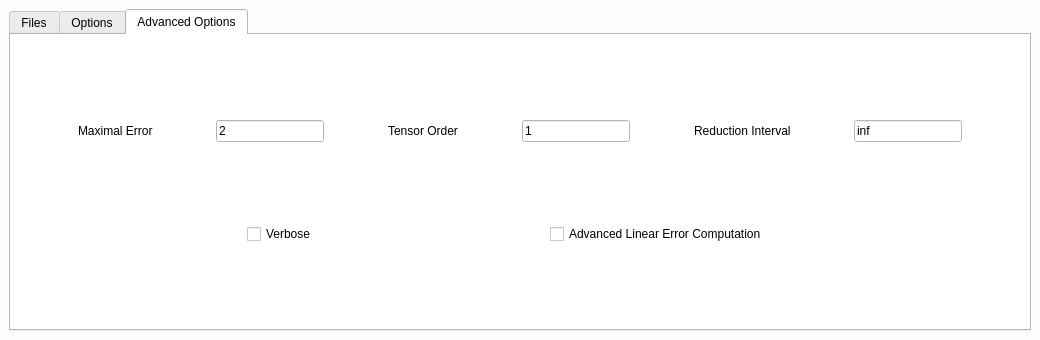
<?xml version="1.0" encoding="UTF-8"?>
<ui version="4.0">
 <class>MainWindow</class>
 <widget class="QMainWindow" name="MainWindow">
  <property name="geometry">
   <rect>
    <x>0</x>
    <y>0</y>
    <width>1040</width>
    <height>340</height>
   </rect>
  </property>
  <property name="palette">
   <palette>
    <active>
     <colorrole role="WindowText">
      <brush brushstyle="SolidPattern">
       <color alpha="255">
        <red>0</red>
        <green>0</green>
        <blue>0</blue>
       </color>
      </brush>
     </colorrole>
     <colorrole role="Button">
      <brush brushstyle="SolidPattern">
       <color alpha="255">
        <red>255</red>
        <green>253</green>
        <blue>254</blue>
       </color>
      </brush>
     </colorrole>
     <colorrole role="Light">
      <brush brushstyle="SolidPattern">
       <color alpha="255">
        <red>255</red>
        <green>255</green>
        <blue>255</blue>
       </color>
      </brush>
     </colorrole>
     <colorrole role="Midlight">
      <brush brushstyle="SolidPattern">
       <color alpha="255">
        <red>255</red>
        <green>254</green>
        <blue>254</blue>
       </color>
      </brush>
     </colorrole>
     <colorrole role="Dark">
      <brush brushstyle="SolidPattern">
       <color alpha="255">
        <red>127</red>
        <green>126</green>
        <blue>127</blue>
       </color>
      </brush>
     </colorrole>
     <colorrole role="Mid">
      <brush brushstyle="SolidPattern">
       <color alpha="255">
        <red>170</red>
        <green>169</green>
        <blue>169</blue>
       </color>
      </brush>
     </colorrole>
     <colorrole role="Text">
      <brush brushstyle="SolidPattern">
       <color alpha="255">
        <red>0</red>
        <green>0</green>
        <blue>0</blue>
       </color>
      </brush>
     </colorrole>
     <colorrole role="BrightText">
      <brush brushstyle="SolidPattern">
       <color alpha="255">
        <red>255</red>
        <green>255</green>
        <blue>255</blue>
       </color>
      </brush>
     </colorrole>
     <colorrole role="ButtonText">
      <brush brushstyle="SolidPattern">
       <color alpha="255">
        <red>0</red>
        <green>0</green>
        <blue>0</blue>
       </color>
      </brush>
     </colorrole>
     <colorrole role="Base">
      <brush brushstyle="SolidPattern">
       <color alpha="255">
        <red>255</red>
        <green>255</green>
        <blue>255</blue>
       </color>
      </brush>
     </colorrole>
     <colorrole role="Window">
      <brush brushstyle="SolidPattern">
       <color alpha="255">
        <red>255</red>
        <green>253</green>
        <blue>254</blue>
       </color>
      </brush>
     </colorrole>
     <colorrole role="Shadow">
      <brush brushstyle="SolidPattern">
       <color alpha="255">
        <red>0</red>
        <green>0</green>
        <blue>0</blue>
       </color>
      </brush>
     </colorrole>
     <colorrole role="AlternateBase">
      <brush brushstyle="SolidPattern">
       <color alpha="255">
        <red>255</red>
        <green>254</green>
        <blue>254</blue>
       </color>
      </brush>
     </colorrole>
     <colorrole role="ToolTipBase">
      <brush brushstyle="SolidPattern">
       <color alpha="255">
        <red>255</red>
        <green>255</green>
        <blue>220</blue>
       </color>
      </brush>
     </colorrole>
     <colorrole role="ToolTipText">
      <brush brushstyle="SolidPattern">
       <color alpha="255">
        <red>0</red>
        <green>0</green>
        <blue>0</blue>
       </color>
      </brush>
     </colorrole>
    </active>
    <inactive>
     <colorrole role="WindowText">
      <brush brushstyle="SolidPattern">
       <color alpha="255">
        <red>0</red>
        <green>0</green>
        <blue>0</blue>
       </color>
      </brush>
     </colorrole>
     <colorrole role="Button">
      <brush brushstyle="SolidPattern">
       <color alpha="255">
        <red>255</red>
        <green>253</green>
        <blue>254</blue>
       </color>
      </brush>
     </colorrole>
     <colorrole role="Light">
      <brush brushstyle="SolidPattern">
       <color alpha="255">
        <red>255</red>
        <green>255</green>
        <blue>255</blue>
       </color>
      </brush>
     </colorrole>
     <colorrole role="Midlight">
      <brush brushstyle="SolidPattern">
       <color alpha="255">
        <red>255</red>
        <green>254</green>
        <blue>254</blue>
       </color>
      </brush>
     </colorrole>
     <colorrole role="Dark">
      <brush brushstyle="SolidPattern">
       <color alpha="255">
        <red>127</red>
        <green>126</green>
        <blue>127</blue>
       </color>
      </brush>
     </colorrole>
     <colorrole role="Mid">
      <brush brushstyle="SolidPattern">
       <color alpha="255">
        <red>170</red>
        <green>169</green>
        <blue>169</blue>
       </color>
      </brush>
     </colorrole>
     <colorrole role="Text">
      <brush brushstyle="SolidPattern">
       <color alpha="255">
        <red>0</red>
        <green>0</green>
        <blue>0</blue>
       </color>
      </brush>
     </colorrole>
     <colorrole role="BrightText">
      <brush brushstyle="SolidPattern">
       <color alpha="255">
        <red>255</red>
        <green>255</green>
        <blue>255</blue>
       </color>
      </brush>
     </colorrole>
     <colorrole role="ButtonText">
      <brush brushstyle="SolidPattern">
       <color alpha="255">
        <red>0</red>
        <green>0</green>
        <blue>0</blue>
       </color>
      </brush>
     </colorrole>
     <colorrole role="Base">
      <brush brushstyle="SolidPattern">
       <color alpha="255">
        <red>255</red>
        <green>255</green>
        <blue>255</blue>
       </color>
      </brush>
     </colorrole>
     <colorrole role="Window">
      <brush brushstyle="SolidPattern">
       <color alpha="255">
        <red>255</red>
        <green>253</green>
        <blue>254</blue>
       </color>
      </brush>
     </colorrole>
     <colorrole role="Shadow">
      <brush brushstyle="SolidPattern">
       <color alpha="255">
        <red>0</red>
        <green>0</green>
        <blue>0</blue>
       </color>
      </brush>
     </colorrole>
     <colorrole role="AlternateBase">
      <brush brushstyle="SolidPattern">
       <color alpha="255">
        <red>255</red>
        <green>254</green>
        <blue>254</blue>
       </color>
      </brush>
     </colorrole>
     <colorrole role="ToolTipBase">
      <brush brushstyle="SolidPattern">
       <color alpha="255">
        <red>255</red>
        <green>255</green>
        <blue>220</blue>
       </color>
      </brush>
     </colorrole>
     <colorrole role="ToolTipText">
      <brush brushstyle="SolidPattern">
       <color alpha="255">
        <red>0</red>
        <green>0</green>
        <blue>0</blue>
       </color>
      </brush>
     </colorrole>
    </inactive>
    <disabled>
     <colorrole role="WindowText">
      <brush brushstyle="SolidPattern">
       <color alpha="255">
        <red>127</red>
        <green>126</green>
        <blue>127</blue>
       </color>
      </brush>
     </colorrole>
     <colorrole role="Button">
      <brush brushstyle="SolidPattern">
       <color alpha="255">
        <red>255</red>
        <green>253</green>
        <blue>254</blue>
       </color>
      </brush>
     </colorrole>
     <colorrole role="Light">
      <brush brushstyle="SolidPattern">
       <color alpha="255">
        <red>255</red>
        <green>255</green>
        <blue>255</blue>
       </color>
      </brush>
     </colorrole>
     <colorrole role="Midlight">
      <brush brushstyle="SolidPattern">
       <color alpha="255">
        <red>255</red>
        <green>254</green>
        <blue>254</blue>
       </color>
      </brush>
     </colorrole>
     <colorrole role="Dark">
      <brush brushstyle="SolidPattern">
       <color alpha="255">
        <red>127</red>
        <green>126</green>
        <blue>127</blue>
       </color>
      </brush>
     </colorrole>
     <colorrole role="Mid">
      <brush brushstyle="SolidPattern">
       <color alpha="255">
        <red>170</red>
        <green>169</green>
        <blue>169</blue>
       </color>
      </brush>
     </colorrole>
     <colorrole role="Text">
      <brush brushstyle="SolidPattern">
       <color alpha="255">
        <red>127</red>
        <green>126</green>
        <blue>127</blue>
       </color>
      </brush>
     </colorrole>
     <colorrole role="BrightText">
      <brush brushstyle="SolidPattern">
       <color alpha="255">
        <red>255</red>
        <green>255</green>
        <blue>255</blue>
       </color>
      </brush>
     </colorrole>
     <colorrole role="ButtonText">
      <brush brushstyle="SolidPattern">
       <color alpha="255">
        <red>127</red>
        <green>126</green>
        <blue>127</blue>
       </color>
      </brush>
     </colorrole>
     <colorrole role="Base">
      <brush brushstyle="SolidPattern">
       <color alpha="255">
        <red>255</red>
        <green>253</green>
        <blue>254</blue>
       </color>
      </brush>
     </colorrole>
     <colorrole role="Window">
      <brush brushstyle="SolidPattern">
       <color alpha="255">
        <red>255</red>
        <green>253</green>
        <blue>254</blue>
       </color>
      </brush>
     </colorrole>
     <colorrole role="Shadow">
      <brush brushstyle="SolidPattern">
       <color alpha="255">
        <red>0</red>
        <green>0</green>
        <blue>0</blue>
       </color>
      </brush>
     </colorrole>
     <colorrole role="AlternateBase">
      <brush brushstyle="SolidPattern">
       <color alpha="255">
        <red>255</red>
        <green>253</green>
        <blue>254</blue>
       </color>
      </brush>
     </colorrole>
     <colorrole role="ToolTipBase">
      <brush brushstyle="SolidPattern">
       <color alpha="255">
        <red>255</red>
        <green>255</green>
        <blue>220</blue>
       </color>
      </brush>
     </colorrole>
     <colorrole role="ToolTipText">
      <brush brushstyle="SolidPattern">
       <color alpha="255">
        <red>0</red>
        <green>0</green>
        <blue>0</blue>
       </color>
      </brush>
     </colorrole>
    </disabled>
   </palette>
  </property>
  <property name="windowTitle">
   <string>MainWindow</string>
  </property>
  <widget class="QWidget" name="centralwidget">
   <layout class="QGridLayout" name="gridLayout">
    <item row="0" column="0">
     <widget class="QTabWidget" name="tabs">
      <property name="currentIndex">
       <number>2</number>
      </property>
      <widget class="QWidget" name="files_widget">
       <attribute name="title">
        <string>Files</string>
       </attribute>
       <layout class="QGridLayout" name="gridLayout_2">
        <item row="0" column="0">
         <layout class="QVBoxLayout" name="verticalLayout">
          <item>
           <spacer name="verticalSpacer">
            <property name="orientation">
             <enum>Qt::Vertical</enum>
            </property>
            <property name="sizeHint" stdset="0">
             <size>
              <width>20</width>
              <height>40</height>
             </size>
            </property>
           </spacer>
          </item>
          <item>
           <layout class="QHBoxLayout" name="horizontalLayout">
            <item>
             <spacer name="horizontalSpacer">
              <property name="orientation">
               <enum>Qt::Horizontal</enum>
              </property>
              <property name="sizeHint" stdset="0">
               <size>
                <width>40</width>
                <height>20</height>
               </size>
              </property>
             </spacer>
            </item>
            <item>
             <widget class="QLineEdit" name="input_line">
              <property name="palette">
               <palette>
                <active>
                 <colorrole role="WindowText">
                  <brush brushstyle="SolidPattern">
                   <color alpha="255">
                    <red>0</red>
                    <green>0</green>
                    <blue>0</blue>
                   </color>
                  </brush>
                 </colorrole>
                 <colorrole role="Text">
                  <brush brushstyle="SolidPattern">
                   <color alpha="255">
                    <red>113</red>
                    <green>113</green>
                    <blue>113</blue>
                   </color>
                  </brush>
                 </colorrole>
                </active>
                <inactive>
                 <colorrole role="WindowText">
                  <brush brushstyle="SolidPattern">
                   <color alpha="255">
                    <red>0</red>
                    <green>0</green>
                    <blue>0</blue>
                   </color>
                  </brush>
                 </colorrole>
                 <colorrole role="Text">
                  <brush brushstyle="SolidPattern">
                   <color alpha="255">
                    <red>113</red>
                    <green>113</green>
                    <blue>113</blue>
                   </color>
                  </brush>
                 </colorrole>
                </inactive>
                <disabled>
                 <colorrole role="WindowText">
                  <brush brushstyle="SolidPattern">
                   <color alpha="255">
                    <red>127</red>
                    <green>126</green>
                    <blue>127</blue>
                   </color>
                  </brush>
                 </colorrole>
                 <colorrole role="Text">
                  <brush brushstyle="SolidPattern">
                   <color alpha="255">
                    <red>127</red>
                    <green>126</green>
                    <blue>127</blue>
                   </color>
                  </brush>
                 </colorrole>
                </disabled>
               </palette>
              </property>
              <property name="text">
               <string>Select input file</string>
              </property>
             </widget>
            </item>
            <item>
             <spacer name="horizontalSpacer_2">
              <property name="orientation">
               <enum>Qt::Horizontal</enum>
              </property>
              <property name="sizeHint" stdset="0">
               <size>
                <width>40</width>
                <height>20</height>
               </size>
              </property>
             </spacer>
            </item>
            <item>
             <widget class="QPushButton" name="infile_button">
              <property name="text">
               <string>Select File</string>
              </property>
             </widget>
            </item>
           </layout>
          </item>
          <item>
           <spacer name="verticalSpacer_2">
            <property name="orientation">
             <enum>Qt::Vertical</enum>
            </property>
            <property name="sizeHint" stdset="0">
             <size>
              <width>20</width>
              <height>40</height>
             </size>
            </property>
           </spacer>
          </item>
          <item>
           <layout class="QHBoxLayout" name="horizontalLayout_2">
            <item>
             <spacer name="horizontalSpacer_4">
              <property name="orientation">
               <enum>Qt::Horizontal</enum>
              </property>
              <property name="sizeHint" stdset="0">
               <size>
                <width>40</width>
                <height>20</height>
               </size>
              </property>
             </spacer>
            </item>
            <item>
             <widget class="QLineEdit" name="output_line">
              <property name="palette">
               <palette>
                <active>
                 <colorrole role="Text">
                  <brush brushstyle="SolidPattern">
                   <color alpha="255">
                    <red>94</red>
                    <green>94</green>
                    <blue>94</blue>
                   </color>
                  </brush>
                 </colorrole>
                </active>
                <inactive>
                 <colorrole role="Text">
                  <brush brushstyle="SolidPattern">
                   <color alpha="255">
                    <red>94</red>
                    <green>94</green>
                    <blue>94</blue>
                   </color>
                  </brush>
                 </colorrole>
                </inactive>
                <disabled>
                 <colorrole role="Text">
                  <brush brushstyle="SolidPattern">
                   <color alpha="255">
                    <red>127</red>
                    <green>126</green>
                    <blue>127</blue>
                   </color>
                  </brush>
                 </colorrole>
                </disabled>
               </palette>
              </property>
              <property name="text">
               <string>Select output file</string>
              </property>
             </widget>
            </item>
            <item>
             <spacer name="horizontalSpacer_5">
              <property name="orientation">
               <enum>Qt::Horizontal</enum>
              </property>
              <property name="sizeHint" stdset="0">
               <size>
                <width>40</width>
                <height>20</height>
               </size>
              </property>
             </spacer>
            </item>
            <item>
             <widget class="QPushButton" name="outfile_button">
              <property name="text">
               <string>Select File</string>
              </property>
             </widget>
            </item>
           </layout>
          </item>
          <item>
           <spacer name="verticalSpacer_3">
            <property name="orientation">
             <enum>Qt::Vertical</enum>
            </property>
            <property name="sizeHint" stdset="0">
             <size>
              <width>20</width>
              <height>18</height>
             </size>
            </property>
           </spacer>
          </item>
          <item>
           <layout class="QHBoxLayout" name="horizontalLayout_4">
            <item>
             <spacer name="horizontalSpacer_10">
              <property name="orientation">
               <enum>Qt::Horizontal</enum>
              </property>
              <property name="sizeHint" stdset="0">
               <size>
                <width>40</width>
                <height>20</height>
               </size>
              </property>
             </spacer>
            </item>
            <item>
             <widget class="QPushButton" name="convert_button">
              <property name="enabled">
               <bool>false</bool>
              </property>
              <property name="text">
               <string>Convert</string>
              </property>
             </widget>
            </item>
            <item>
             <spacer name="horizontalSpacer_11">
              <property name="orientation">
               <enum>Qt::Horizontal</enum>
              </property>
              <property name="sizeHint" stdset="0">
               <size>
                <width>40</width>
                <height>20</height>
               </size>
              </property>
             </spacer>
            </item>
           </layout>
          </item>
          <item>
           <spacer name="verticalSpacer_5">
            <property name="orientation">
             <enum>Qt::Vertical</enum>
            </property>
            <property name="sizeHint" stdset="0">
             <size>
              <width>20</width>
              <height>18</height>
             </size>
            </property>
           </spacer>
          </item>
         </layout>
        </item>
       </layout>
      </widget>
      <widget class="QWidget" name="options_widget">
       <attribute name="title">
        <string>Options</string>
       </attribute>
       <layout class="QGridLayout" name="gridLayout_3">
        <item row="0" column="0">
         <layout class="QVBoxLayout" name="verticalLayout_2">
          <item>
           <layout class="QHBoxLayout" name="horizontalLayout_5">
            <item>
             <spacer name="horizontalSpacer_12">
              <property name="orientation">
               <enum>Qt::Horizontal</enum>
              </property>
              <property name="sizeHint" stdset="0">
               <size>
                <width>18</width>
                <height>20</height>
               </size>
              </property>
             </spacer>
            </item>
            <item>
             <widget class="QLabel" name="label_3">
              <property name="text">
               <string>System</string>
              </property>
             </widget>
            </item>
            <item>
             <spacer name="horizontalSpacer_13">
              <property name="orientation">
               <enum>Qt::Horizontal</enum>
              </property>
              <property name="sizeHint" stdset="0">
               <size>
                <width>13</width>
                <height>20</height>
               </size>
              </property>
             </spacer>
            </item>
            <item>
             <widget class="QRadioButton" name="lin_cont_button">
              <property name="text">
               <string>Linear continuous</string>
              </property>
              <property name="checked">
               <bool>true</bool>
              </property>
              <attribute name="buttonGroup">
               <string notr="true">systemGroup</string>
              </attribute>
             </widget>
            </item>
            <item>
             <spacer name="horizontalSpacer_14">
              <property name="orientation">
               <enum>Qt::Horizontal</enum>
              </property>
              <property name="sizeHint" stdset="0">
               <size>
                <width>18</width>
                <height>20</height>
               </size>
              </property>
             </spacer>
            </item>
            <item>
             <widget class="QRadioButton" name="non_cont_button">
              <property name="text">
               <string>Non-linear continuous</string>
              </property>
              <attribute name="buttonGroup">
               <string notr="true">systemGroup</string>
              </attribute>
             </widget>
            </item>
            <item>
             <spacer name="horizontalSpacer_15">
              <property name="orientation">
               <enum>Qt::Horizontal</enum>
              </property>
              <property name="sizeHint" stdset="0">
               <size>
                <width>13</width>
                <height>20</height>
               </size>
              </property>
             </spacer>
            </item>
            <item>
             <widget class="QRadioButton" name="lin_hybrid_button">
              <property name="text">
               <string>Linear hybrid</string>
              </property>
              <attribute name="buttonGroup">
               <string notr="true">systemGroup</string>
              </attribute>
             </widget>
            </item>
            <item>
             <spacer name="horizontalSpacer_16">
              <property name="orientation">
               <enum>Qt::Horizontal</enum>
              </property>
              <property name="sizeHint" stdset="0">
               <size>
                <width>18</width>
                <height>20</height>
               </size>
              </property>
             </spacer>
            </item>
            <item>
             <widget class="QRadioButton" name="non_hybrid_button">
              <property name="text">
               <string>Non-linear hybrid</string>
              </property>
              <attribute name="buttonGroup">
               <string notr="true">systemGroup</string>
              </attribute>
             </widget>
            </item>
            <item>
             <spacer name="horizontalSpacer_24">
              <property name="orientation">
               <enum>Qt::Horizontal</enum>
              </property>
              <property name="sizeHint" stdset="0">
               <size>
                <width>18</width>
                <height>20</height>
               </size>
              </property>
             </spacer>
            </item>
           </layout>
          </item>
          <item>
           <spacer name="verticalSpacer_10">
            <property name="orientation">
             <enum>Qt::Vertical</enum>
            </property>
            <property name="sizeHint" stdset="0">
             <size>
              <width>20</width>
              <height>13</height>
             </size>
            </property>
           </spacer>
          </item>
          <item>
           <layout class="QHBoxLayout" name="horizontalLayout_6">
            <item>
             <spacer name="horizontalSpacer_17">
              <property name="orientation">
               <enum>Qt::Horizontal</enum>
              </property>
              <property name="sizeHint" stdset="0">
               <size>
                <width>18</width>
                <height>20</height>
               </size>
              </property>
             </spacer>
            </item>
            <item>
             <widget class="QLabel" name="label_4">
              <property name="text">
               <string>Taylor Terms</string>
              </property>
             </widget>
            </item>
            <item>
             <spacer name="horizontalSpacer_18">
              <property name="orientation">
               <enum>Qt::Horizontal</enum>
              </property>
              <property name="sizeHint" stdset="0">
               <size>
                <width>18</width>
                <height>20</height>
               </size>
              </property>
             </spacer>
            </item>
            <item>
             <widget class="QLineEdit" name="taylor">
              <property name="text">
               <string>10</string>
              </property>
             </widget>
            </item>
            <item>
             <spacer name="horizontalSpacer_19">
              <property name="orientation">
               <enum>Qt::Horizontal</enum>
              </property>
              <property name="sizeHint" stdset="0">
               <size>
                <width>40</width>
                <height>20</height>
               </size>
              </property>
             </spacer>
            </item>
            <item>
             <widget class="QLabel" name="label_5">
              <property name="text">
               <string>Zonotope Order</string>
              </property>
             </widget>
            </item>
            <item>
             <spacer name="horizontalSpacer_20">
              <property name="orientation">
               <enum>Qt::Horizontal</enum>
              </property>
              <property name="sizeHint" stdset="0">
               <size>
                <width>40</width>
                <height>20</height>
               </size>
              </property>
             </spacer>
            </item>
            <item>
             <widget class="QLineEdit" name="zonotope">
              <property name="text">
               <string>20</string>
              </property>
             </widget>
            </item>
            <item>
             <spacer name="horizontalSpacer_21">
              <property name="orientation">
               <enum>Qt::Horizontal</enum>
              </property>
              <property name="sizeHint" stdset="0">
               <size>
                <width>40</width>
                <height>20</height>
               </size>
              </property>
             </spacer>
            </item>
            <item>
             <widget class="QLabel" name="label_6">
              <property name="text">
               <string>Polytope Order</string>
              </property>
             </widget>
            </item>
            <item>
             <spacer name="horizontalSpacer_22">
              <property name="orientation">
               <enum>Qt::Horizontal</enum>
              </property>
              <property name="sizeHint" stdset="0">
               <size>
                <width>40</width>
                <height>20</height>
               </size>
              </property>
             </spacer>
            </item>
            <item>
             <widget class="QLineEdit" name="polytope">
              <property name="text">
               <string>10</string>
              </property>
             </widget>
            </item>
            <item>
             <spacer name="horizontalSpacer_23">
              <property name="orientation">
               <enum>Qt::Horizontal</enum>
              </property>
              <property name="sizeHint" stdset="0">
               <size>
                <width>40</width>
                <height>20</height>
               </size>
              </property>
             </spacer>
            </item>
           </layout>
          </item>
          <item>
           <spacer name="verticalSpacer_9">
            <property name="orientation">
             <enum>Qt::Vertical</enum>
            </property>
            <property name="sizeHint" stdset="0">
             <size>
              <width>20</width>
              <height>18</height>
             </size>
            </property>
           </spacer>
          </item>
          <item>
           <layout class="QHBoxLayout" name="horizontalLayout_7">
            <item>
             <spacer name="horizontalSpacer_25">
              <property name="orientation">
               <enum>Qt::Horizontal</enum>
              </property>
              <property name="sizeHint" stdset="0">
               <size>
                <width>18</width>
                <height>20</height>
               </size>
              </property>
             </spacer>
            </item>
            <item>
             <widget class="QLabel" name="label_9">
              <property name="text">
               <string>Guard Intersect</string>
              </property>
             </widget>
            </item>
            <item>
             <spacer name="horizontalSpacer_26">
              <property name="orientation">
               <enum>Qt::Horizontal</enum>
              </property>
              <property name="sizeHint" stdset="0">
               <size>
                <width>18</width>
                <height>20</height>
               </size>
              </property>
             </spacer>
            </item>
            <item>
             <widget class="QLineEdit" name="guard">
              <property name="text">
               <string>polytope</string>
              </property>
             </widget>
            </item>
            <item>
             <spacer name="horizontalSpacer_27">
              <property name="orientation">
               <enum>Qt::Horizontal</enum>
              </property>
              <property name="sizeHint" stdset="0">
               <size>
                <width>40</width>
                <height>20</height>
               </size>
              </property>
             </spacer>
            </item>
            <item>
             <widget class="QLabel" name="label_7">
              <property name="text">
               <string>Reduction Technique</string>
              </property>
             </widget>
            </item>
            <item>
             <spacer name="horizontalSpacer_28">
              <property name="orientation">
               <enum>Qt::Horizontal</enum>
              </property>
              <property name="sizeHint" stdset="0">
               <size>
                <width>40</width>
                <height>20</height>
               </size>
              </property>
             </spacer>
            </item>
            <item>
             <widget class="QLineEdit" name="reduction">
              <property name="text">
               <string>girard</string>
              </property>
             </widget>
            </item>
            <item>
             <spacer name="horizontalSpacer_29">
              <property name="orientation">
               <enum>Qt::Horizontal</enum>
              </property>
              <property name="sizeHint" stdset="0">
               <size>
                <width>40</width>
                <height>20</height>
               </size>
              </property>
             </spacer>
            </item>
           </layout>
          </item>
          <item>
           <spacer name="verticalSpacer_8">
            <property name="orientation">
             <enum>Qt::Vertical</enum>
            </property>
            <property name="sizeHint" stdset="0">
             <size>
              <width>20</width>
              <height>18</height>
             </size>
            </property>
           </spacer>
          </item>
          <item>
           <layout class="QHBoxLayout" name="horizontalLayout_8">
            <item>
             <spacer name="horizontalSpacer_30">
              <property name="orientation">
               <enum>Qt::Horizontal</enum>
              </property>
              <property name="sizeHint" stdset="0">
               <size>
                <width>18</width>
                <height>20</height>
               </size>
              </property>
             </spacer>
            </item>
            <item>
             <widget class="QCheckBox" name="enclosure_button">
              <property name="text">
               <string>Enclosure enables</string>
              </property>
             </widget>
            </item>
            <item>
             <spacer name="horizontalSpacer_31">
              <property name="orientation">
               <enum>Qt::Horizontal</enum>
              </property>
              <property name="sizeHint" stdset="0">
               <size>
                <width>40</width>
                <height>20</height>
               </size>
              </property>
             </spacer>
            </item>
            <item>
             <widget class="QCheckBox" name="hyperplane_button">
              <property name="text">
               <string>Hyperplane Map</string>
              </property>
              <property name="checked">
               <bool>false</bool>
              </property>
             </widget>
            </item>
            <item>
             <spacer name="horizontalSpacer_32">
              <property name="orientation">
               <enum>Qt::Horizontal</enum>
              </property>
              <property name="sizeHint" stdset="0">
               <size>
                <width>40</width>
                <height>20</height>
               </size>
              </property>
             </spacer>
            </item>
            <item>
             <widget class="QCheckBox" name="origin_button">
              <property name="text">
               <string>Origin Contained</string>
              </property>
             </widget>
            </item>
            <item>
             <spacer name="horizontalSpacer_33">
              <property name="orientation">
               <enum>Qt::Horizontal</enum>
              </property>
              <property name="sizeHint" stdset="0">
               <size>
                <width>40</width>
                <height>20</height>
               </size>
              </property>
             </spacer>
            </item>
           </layout>
          </item>
          <item>
           <spacer name="verticalSpacer_7">
            <property name="orientation">
             <enum>Qt::Vertical</enum>
            </property>
            <property name="sizeHint" stdset="0">
             <size>
              <width>20</width>
              <height>18</height>
             </size>
            </property>
           </spacer>
          </item>
          <item>
           <layout class="QHBoxLayout" name="horizontalLayout_9">
            <item>
             <spacer name="horizontalSpacer_34">
              <property name="orientation">
               <enum>Qt::Horizontal</enum>
              </property>
              <property name="sizeHint" stdset="0">
               <size>
                <width>40</width>
                <height>20</height>
               </size>
              </property>
             </spacer>
            </item>
            <item>
             <widget class="QPushButton" name="okay_button">
              <property name="text">
               <string>Okay</string>
              </property>
             </widget>
            </item>
            <item>
             <spacer name="horizontalSpacer_35">
              <property name="orientation">
               <enum>Qt::Horizontal</enum>
              </property>
              <property name="sizeHint" stdset="0">
               <size>
                <width>40</width>
                <height>20</height>
               </size>
              </property>
             </spacer>
            </item>
           </layout>
          </item>
          <item>
           <spacer name="verticalSpacer_6">
            <property name="orientation">
             <enum>Qt::Vertical</enum>
            </property>
            <property name="sizeHint" stdset="0">
             <size>
              <width>20</width>
              <height>13</height>
             </size>
            </property>
           </spacer>
          </item>
         </layout>
        </item>
       </layout>
      </widget>
      <widget class="QWidget" name="advanced_widget">
       <attribute name="title">
        <string>Advanced Options</string>
       </attribute>
       <layout class="QGridLayout" name="gridLayout_5">
        <item row="0" column="0">
         <layout class="QGridLayout" name="gridLayout_4">
          <item row="0" column="1">
           <spacer name="verticalSpacer_4">
            <property name="orientation">
             <enum>Qt::Vertical</enum>
            </property>
            <property name="sizeHint" stdset="0">
             <size>
              <width>20</width>
              <height>13</height>
             </size>
            </property>
           </spacer>
          </item>
          <item row="1" column="0" colspan="2">
           <layout class="QHBoxLayout" name="horizontalLayout_3">
            <item>
             <spacer name="horizontalSpacer_3">
              <property name="orientation">
               <enum>Qt::Horizontal</enum>
              </property>
              <property name="sizeHint" stdset="0">
               <size>
                <width>40</width>
                <height>20</height>
               </size>
              </property>
             </spacer>
            </item>
            <item>
             <widget class="QLabel" name="label">
              <property name="text">
               <string>Maximal Error</string>
              </property>
             </widget>
            </item>
            <item>
             <spacer name="horizontalSpacer_6">
              <property name="orientation">
               <enum>Qt::Horizontal</enum>
              </property>
              <property name="sizeHint" stdset="0">
               <size>
                <width>40</width>
                <height>20</height>
               </size>
              </property>
             </spacer>
            </item>
            <item>
             <widget class="QLineEdit" name="maxError">
              <property name="text">
               <string>2</string>
              </property>
             </widget>
            </item>
            <item>
             <spacer name="horizontalSpacer_7">
              <property name="orientation">
               <enum>Qt::Horizontal</enum>
              </property>
              <property name="sizeHint" stdset="0">
               <size>
                <width>40</width>
                <height>20</height>
               </size>
              </property>
             </spacer>
            </item>
            <item>
             <widget class="QLabel" name="label_2">
              <property name="text">
               <string>Tensor Order</string>
              </property>
             </widget>
            </item>
            <item>
             <spacer name="horizontalSpacer_9">
              <property name="orientation">
               <enum>Qt::Horizontal</enum>
              </property>
              <property name="sizeHint" stdset="0">
               <size>
                <width>40</width>
                <height>20</height>
               </size>
              </property>
             </spacer>
            </item>
            <item>
             <widget class="QLineEdit" name="tensorOrder">
              <property name="text">
               <string>1</string>
              </property>
             </widget>
            </item>
            <item>
             <spacer name="horizontalSpacer_36">
              <property name="orientation">
               <enum>Qt::Horizontal</enum>
              </property>
              <property name="sizeHint" stdset="0">
               <size>
                <width>40</width>
                <height>20</height>
               </size>
              </property>
             </spacer>
            </item>
            <item>
             <widget class="QLabel" name="label_8">
              <property name="text">
               <string>Reduction Interval</string>
              </property>
             </widget>
            </item>
            <item>
             <spacer name="horizontalSpacer_39">
              <property name="orientation">
               <enum>Qt::Horizontal</enum>
              </property>
              <property name="sizeHint" stdset="0">
               <size>
                <width>18</width>
                <height>20</height>
               </size>
              </property>
             </spacer>
            </item>
            <item>
             <widget class="QLineEdit" name="reductionInterval">
              <property name="text">
               <string>inf</string>
              </property>
             </widget>
            </item>
            <item>
             <spacer name="horizontalSpacer_40">
              <property name="orientation">
               <enum>Qt::Horizontal</enum>
              </property>
              <property name="sizeHint" stdset="0">
               <size>
                <width>40</width>
                <height>20</height>
               </size>
              </property>
             </spacer>
            </item>
           </layout>
          </item>
          <item row="2" column="1">
           <spacer name="verticalSpacer_11">
            <property name="orientation">
             <enum>Qt::Vertical</enum>
            </property>
            <property name="sizeHint" stdset="0">
             <size>
              <width>20</width>
              <height>18</height>
             </size>
            </property>
           </spacer>
          </item>
          <item row="3" column="0">
           <layout class="QHBoxLayout" name="horizontalLayout_10">
            <item>
             <spacer name="horizontalSpacer_8">
              <property name="orientation">
               <enum>Qt::Horizontal</enum>
              </property>
              <property name="sizeHint" stdset="0">
               <size>
                <width>40</width>
                <height>20</height>
               </size>
              </property>
             </spacer>
            </item>
            <item>
             <widget class="QCheckBox" name="verbose">
              <property name="text">
               <string>Verbose</string>
              </property>
             </widget>
            </item>
            <item>
             <spacer name="horizontalSpacer_37">
              <property name="orientation">
               <enum>Qt::Horizontal</enum>
              </property>
              <property name="sizeHint" stdset="0">
               <size>
                <width>40</width>
                <height>20</height>
               </size>
              </property>
             </spacer>
            </item>
            <item>
             <widget class="QCheckBox" name="advancedLinErrorComp">
              <property name="text">
               <string>Advanced Linear Error Computation</string>
              </property>
             </widget>
            </item>
            <item>
             <spacer name="horizontalSpacer_38">
              <property name="orientation">
               <enum>Qt::Horizontal</enum>
              </property>
              <property name="sizeHint" stdset="0">
               <size>
                <width>40</width>
                <height>20</height>
               </size>
              </property>
             </spacer>
            </item>
           </layout>
          </item>
          <item row="4" column="1">
           <spacer name="verticalSpacer_12">
            <property name="orientation">
             <enum>Qt::Vertical</enum>
            </property>
            <property name="sizeHint" stdset="0">
             <size>
              <width>20</width>
              <height>40</height>
             </size>
            </property>
           </spacer>
          </item>
         </layout>
        </item>
       </layout>
      </widget>
     </widget>
    </item>
   </layout>
  </widget>
 </widget>
 <resources/>
 <connections/>
 <buttongroups>
  <buttongroup name="systemGroup"/>
 </buttongroups>
</ui>
